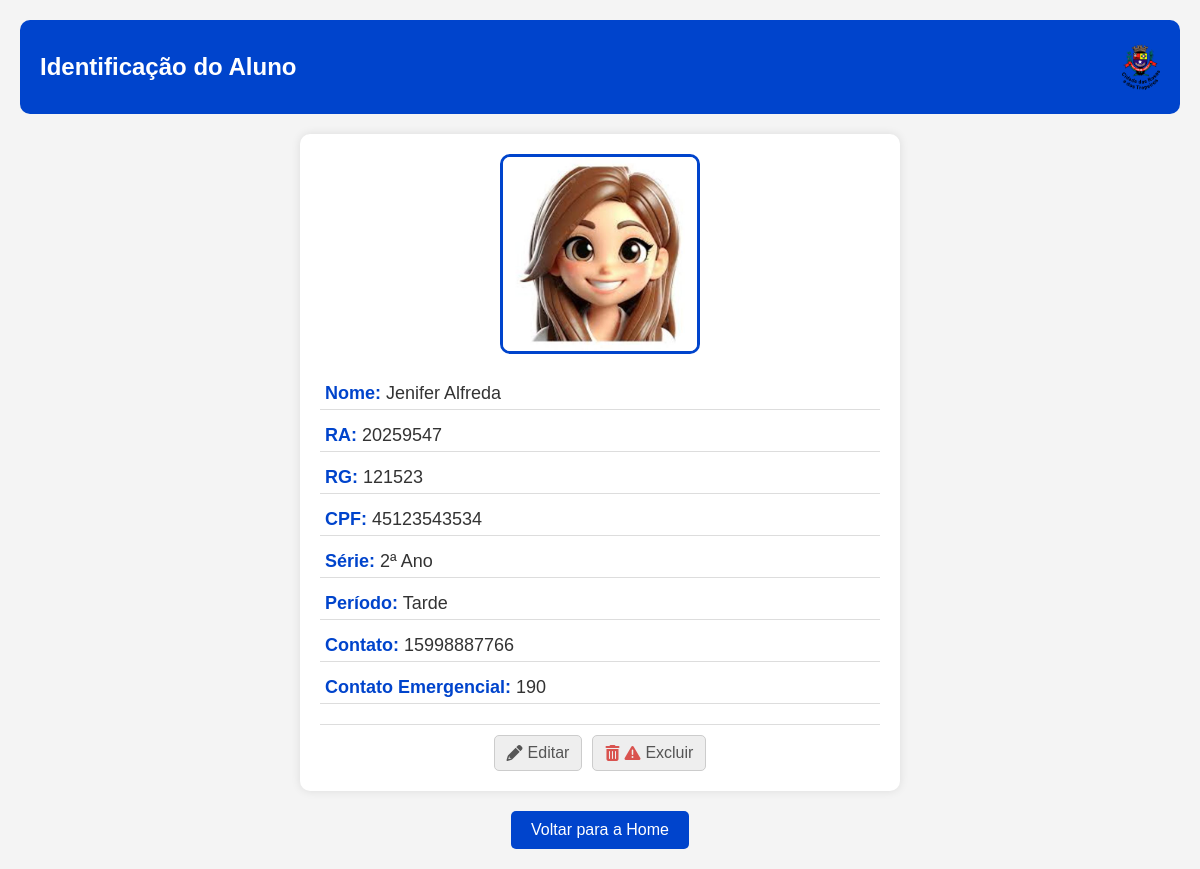
/detalhes_aluno/20259547/, run on the app's committed database.
### Sistema_Alunos/models.py (models this page shows, shortened)
class Aluno(models.Model):
    SERIES_CHOICES = [
        ('1ª Ano', '1ª Ano'),
        ('2ª Ano', '2ª Ano'),
        ('3ª Ano', '3ª Ano'),
        ('4ª Ano', '4ª Ano'),
        ('5ª Ano', '5ª Ano'),
        ('6ª Ano', '6ª Ano'),
        ('7ª Ano', '7ª Ano'),
        ('8ª Ano', '8ª Ano'),
        ('9ª Ano', '9ª Ano'),
    ]
    TURMA_CHOICES = [
        ('A', 'A'),
        ('B', 'B'),
        ('C', 'C'),
    ]
    PERIODO_CHOICES = [
        ('Manhã', 'Manhã'),
        ('Tarde', 'Tarde'),
    ]
    foto = models.ImageField(upload_to='fotos/', default='fotos/default.jpg', blank=False)
    id_aluno = models.CharField(max_length=20, unique=True, blank=True, null=True)
    nome = models.CharField(max_length=100)
    nome_social = models.CharField(max_length=100, blank=True, null=True)
    rg = models.CharField(max_length=20, unique=True)
    cpf = models.CharField(max_length=14, unique=True)
    data_nascimento = models.DateField(blank=True, null=True)
    contato = models.CharField(max_length=15, blank=True, null=True)
    contato_emergencial = models.CharField(max_length=15, blank=True, null=True)
    responsavel = models.CharField(max_length=100, blank=True, null=True)
    serie = models.CharField(max_length=10, choices=SERIES_CHOICES)
    turma = models.CharField(max_length=1, choices=TURMA_CHOICES)
    periodo = models.CharField(max_length=10, choices=PERIODO_CHOICES)
    observacoes = models.TextField(blank=True, null=True)

### Sistema_Alunos/views.py (the view)
# urls.py: path('detalhes_aluno/<str:id_aluno>/', views.detalhes_aluno, name='detalhes_aluno'),
def detalhes_aluno(request, id_aluno):
    aluno = get_object_or_404(Aluno, id_aluno=id_aluno)  # Certifique-se que 'id_aluno' é o nome correto
    return render(request, 'detalhes_aluno.html', {'aluno': aluno})

### Sistema_Alunos/templates/detalhes_aluno.html (shortened to what this page needs)
{% load static %}
<!DOCTYPE html>
<html lang="pt-br">
<head>
    <link rel="stylesheet" href="https://cdnjs.cloudflare.com/ajax/libs/font-awesome/6.0.0-beta3/css/all.min.css">
</head>
<body>
    <header>
        <h1>Identificação do Aluno</h1>
        <div class="header-image">
            <img src="{% static 'imagens/brasao3.png' %}" alt="Imagem do Cabeçalho">
        </div>
    </header>
    <div class="detalhes-container">
        <div class="foto-container">
            {% if aluno.foto %}
                <img src="{{ aluno.foto.url }}" alt="Foto do Aluno" class="foto-aluno">
            {% else %}
                <p>Nenhuma foto cadastrada.</p>
            {% endif %}
        </div>
        <div class="informacoes-aluno">
            <p><strong>Nome:</strong> {{ aluno.nome_social}}</p>
            <p><strong>RA:</strong> {{ aluno.id_aluno }}</p>
            <p><strong>RG:</strong> {{ aluno.rg }}</p>
            <p><strong>CPF:</strong> {{ aluno.cpf }}</p>
            <p><strong>Série:</strong> {{ aluno.serie }}</p>
            <p><strong>Período:</strong> {{ aluno.periodo }}</p>
            <p><strong>Contato:</strong> {{ aluno.contato }}</p>
            <p><strong>Contato Emergencial:</strong> {{ aluno.contato_emergencial }}</p>
            <div class="acoes-aluno">
                <a href="{% url 'editar_aluno' aluno.id_aluno %}" class="editar-botao"><i class="fas fa-pencil"></i> Editar</a>
                <a href="{% url 'excluir_aluno' aluno.id_aluno %}" class="excluir-botao"><i class="fas fa-trash-can"></i><i class="fas fa-exclamation-triangle"></i> Excluir</a>
            </div>
        </div>
    </div>
    <div class="voltar-home">
        <a href="{% url 'index' %}"><button>Voltar para a Home</button></a>
    </div>
</body>
</html>

### Sistema_Alunos/templates/detalhes_aluno.html (style rules this page uses)
* { margin: 0; padding: 0; box-sizing: border-box; font-family: Arial, sans-serif; }
body { background-color: #f4f4f4; color: #333; text-align: center; padding: 20px; }
header { background-color: #0044cc; color: white; padding: 20px; border-radius: 10px; margin-bottom: 20px; display: flex; align-items: center; justify-content: space-between; }
header h1 { font-size: 24px; }
.header-image img { height: 50px; }
.detalhes-container { background: white; padding: 20px; border-radius: 10px; box-shadow: 0 0 10px rgba(0, 0, 0, 0.1); max-width: 600px; margin: auto; }
.foto-container { text-align: center; margin-bottom: 20px; }
.foto-aluno { width: 200px; height: 200px; border-radius: 10px; object-fit: cover; border: 3px solid #0044cc; }
.informacoes-aluno p { font-size: 18px; margin: 10px 0; text-align: left; padding: 5px; border-bottom: 1px solid #ddd; }
.informacoes-aluno p strong { color: #0044cc; }
.acoes-aluno { display: flex; justify-content: center; gap: 10px; margin-top: 20px; padding-top: 10px; border-top: 1px solid #ddd; }
.acoes-aluno a { display: inline-flex; align-items: center; justify-content: center; color: #555; background-color: #eee; border: 1px solid #ccc; border-radius: 5px; padding: 8px 12px; text-decoration: none; font-size: 16px; transition: background-color 0.3s ease; }
.acoes-aluno a i { margin-right: 5px; }
.excluir-botao i { color: #d9534f; }
.voltar-home { margin-top: 20px; }
.voltar-home button { background-color: #0044cc; color: white; padding: 10px 20px; border: none; border-radius: 5px; cursor: pointer; font-size: 16px; }

### data on the page
Aluno: foto (picture), nome_social "Jenifer Alfreda", id_aluno "20259547", rg "121523", cpf "45123543534", serie "2ª Ano", periodo "Tarde", contato "15998887766", contato_emergencial "190"
